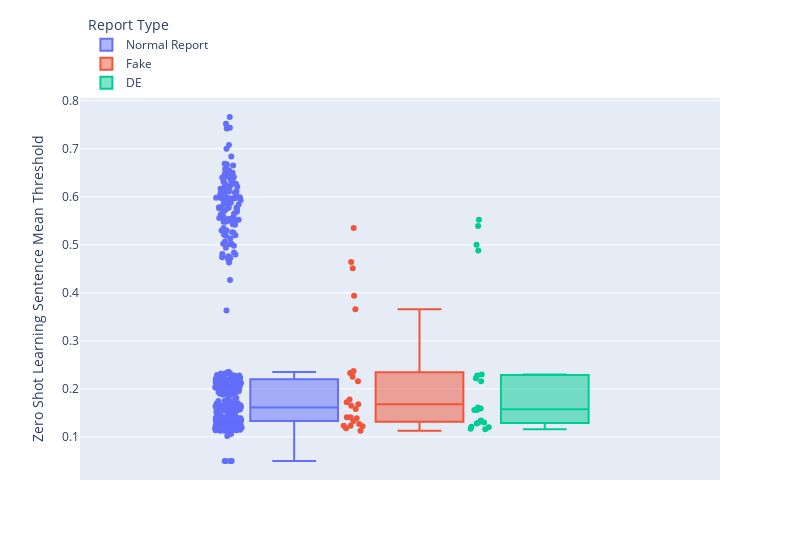

The notebook cell saved with this chart:
### Code cell
fig = px.box(result, y="Zero Shot Learning Sentence Mean Threshold", points="all", color = "Report Type", width=800)
fig.update_layout(legend=dict(
    yanchor="bottom",
    y=1,
    xanchor="left",
    x=0.01
))
fig.show()

### Figure 1 — Plotly figure (JSON) as saved in the notebook; plotly's stock layout.template omitted (floating-point values rounded to 4 significant figures; data arrays with more than 128 entries replaced by an {"elided": "..."} marker saying what was removed)
{"data": [{"alignmentgroup": "True", "boxpoints": "all", "hovertemplate": "Report Type=Normal Report<br>Zero Shot Learning Sentence Mean Threshold=%{y}<extra></extra>", "legendgroup": "Normal Report", "marker": {"color": "#636efa"}, "name": "Normal Report", "notched": false, "offsetgroup": "Normal Report", "orientation": "v", "showlegend": true, "type": "box", "x0": " ", "xaxis": "x", "y": {"elided": "545 float values"}, "y0": " ", "yaxis": "y"}, {"alignmentgroup": "True", "boxpoints": "all", "hovertemplate": "Report Type=Fake<br>Zero Shot Learning Sentence Mean Threshold=%{y}<extra></extra>", "legendgroup": "Fake", "marker": {"color": "#EF553B"}, "name": "Fake", "notched": false, "offsetgroup": "Fake", "orientation": "v", "showlegend": true, "type": "box", "x0": " ", "xaxis": "x", "y": [0.122, 0.139, 0.464, 0.225, 0.165, 0.394, 0.123, 0.141, 0.234, 0.172, 0.118, 0.133, 0.451, 0.216, 0.168, 0.535, 0.233, 0.127, 0.113, 0.158, 0.123, 0.366, 0.237, 0.141, 0.178], "y0": " ", "yaxis": "y"}, {"alignmentgroup": "True", "boxpoints": "all", "hovertemplate": "Report Type=DE<br>Zero Shot Learning Sentence Mean Threshold=%{y}<extra></extra>", "legendgroup": "DE", "marker": {"color": "#00cc96"}, "name": "DE", "notched": false, "offsetgroup": "DE", "orientation": "v", "showlegend": true, "type": "box", "x0": " ", "xaxis": "x", "y": [0.121, 0.13, 0.23, 0.552, 0.156, 0.488, 0.116, 0.161, 0.222, 0.13, 0.117, 0.216, 0.539, 0.159, 0.134, 0.5, 0.228, 0.128, 0.12, 0.156], "y0": " ", "yaxis": "y"}], "layout": {"boxmode": "group", "legend": {"title": {"text": "Report Type"}, "tracegroupgap": 0, "x": 0.01, "xanchor": "left", "y": 1, "yanchor": "bottom"}, "margin": {"t": 60}, "width": 800, "xaxis": {"anchor": "y", "domain": [0, 1]}, "yaxis": {"anchor": "x", "domain": [0, 1], "title": {"text": "Zero Shot Learning Sentence Mean Threshold"}}}}
